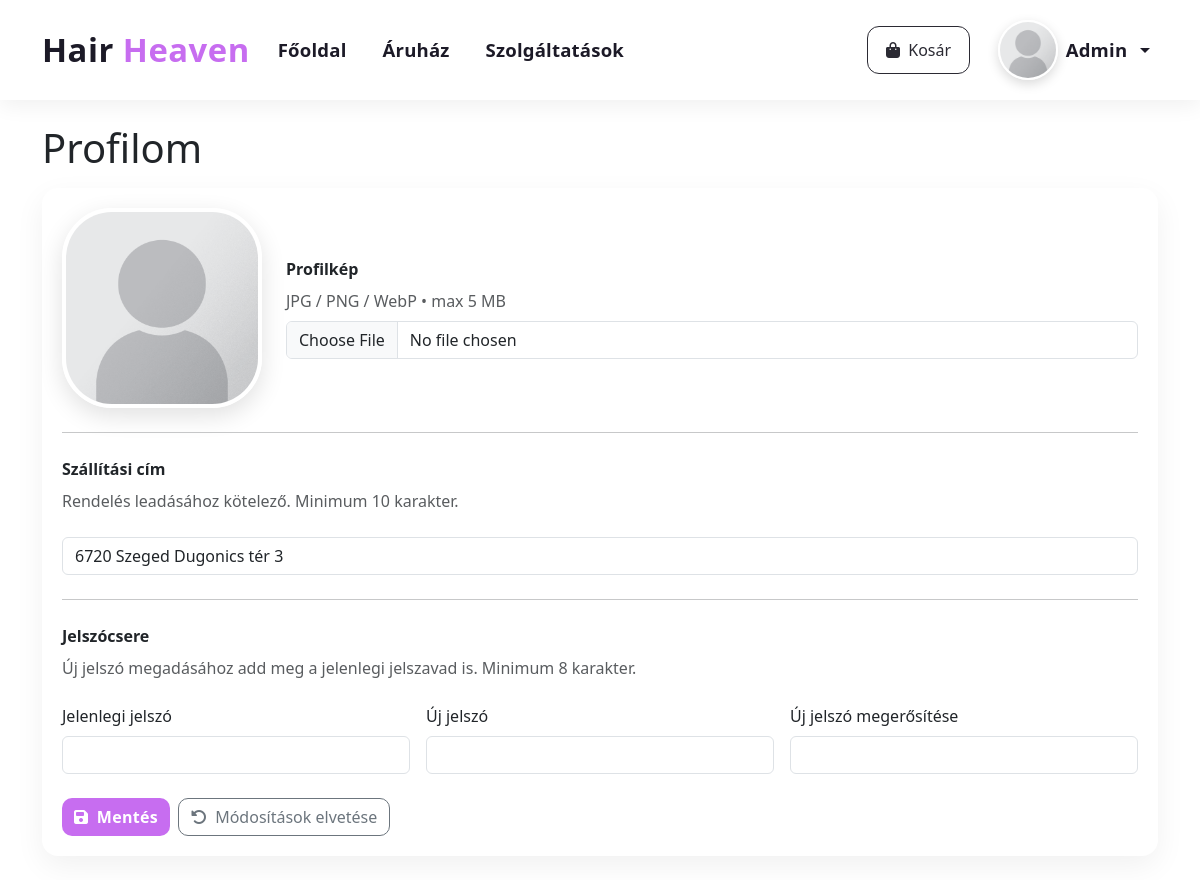
Page /profil.php (signed in) on the committed database.
### tables this page shows
CREATE TABLE `users` (
  `id` int(11) NOT NULL,
  `username` varchar(100) NOT NULL,
  `email` varchar(190) NOT NULL,
  `address` varchar(255) DEFAULT NULL,
  `password_hash` varchar(255) NOT NULL,
  `avatar` varchar(255) DEFAULT NULL,
  `role` enum('owner','customer') NOT NULL DEFAULT 'customer',
  `created_at` datetime NOT NULL DEFAULT current_timestamp(),
  `updated_at` datetime NOT NULL DEFAULT current_timestamp() ON UPDATE current_timestamp()
);

### profil.php (the view, shortened to what this page needs)
<?php
$mysqli   = db();
$userId = (int)$_SESSION['user_id'];
$user = null;
if ($mysqli) {
  $stmt = $mysqli->prepare("SELECT id, username, email, avatar, address FROM users WHERE id = ? LIMIT 1");
  $stmt->bind_param('i', $userId);
  $stmt->execute();
  $res = $stmt->get_result();
  $user = $res->fetch_assoc();
}
$avatarUrl = !empty($user['avatar']) ? $user['avatar'] : '/assets/img/avatar-placeholder.svg';
$addressVal = (string)($user['address'] ?? '');
?>
<!doctype html>
<html lang="hu">
<head>
  <link href="https://cdn.jsdelivr.net/npm/bootstrap@5.3.2/dist/css/bootstrap.min.css" rel="stylesheet">
  <link rel="stylesheet" href="https://cdnjs.cloudflare.com/ajax/libs/font-awesome/6.5.0/css/all.min.css"/>
  <link rel="stylesheet" href="/assets/hairheaven.css">
</head>
<body>
<?php $activePage = 'profile'; include __DIR__ . '/navbar.php'; ?>
<div class="container my-4">
  <h1 class="page-title mb-3">Profilom</h1>
  <form class="profile-card" method="post" enctype="multipart/form-data">
    <div class="row g-4 align-items-center">
      <div class="col-auto">
        <img id="avatarPreview" src="<?= htmlspecialchars($avatarUrl, ENT_QUOTES, 'UTF-8') ?>" alt="Avatar" class="avatar-preview">
      </div>
      <div class="col">
        <div class="form-section-title">Profilkép</div>
        <div class="text-muted mb-2">JPG / PNG / WebP • max 5 MB</div>
        <input class="form-control" type="file" name="avatar" id="avatar" accept="image/png,image/jpeg,image/webp">
      </div>
    </div>
    <hr class="my-4">
    <div class="row g-3">
      <div class="col-12">
        <div class="form-section-title">Szállítási cím</div>
        <div class="text-muted mb-2">Rendelés leadásához kötelező. Minimum 10 karakter.</div>
      </div>
      <div class="col-12">
        <input type="text"
               class="form-control"
               name="address"
               value="<?= htmlspecialchars($addressVal, ENT_QUOTES, 'UTF-8') ?>"
               minlength="10"
               maxlength="255"
               placeholder="Pl.: 1111 Budapest, Példa utca 12. 3/5">
      </div>
    </div>
    <hr class="my-4">
    <div class="row g-3">
      <div class="col-12">
        <div class="form-section-title">Jelszócsere</div>
        <div class="text-muted mb-2">Új jelszó megadásához add meg a jelenlegi jelszavad is. Minimum 8 karakter.</div>
      </div>
      <div class="col-12 col-md-4">
        <label class="form-label">Jelenlegi jelszó</label>
        <input type="password" class="form-control" name="current_password" autocomplete="current-password">
      </div>
      <div class="col-12 col-md-4">
        <label class="form-label">Új jelszó</label>
        <input type="password" class="form-control" name="new_password" autocomplete="new-password" minlength="8">
      </div>
      <div class="col-12 col-md-4">
        <label class="form-label">Új jelszó megerősítése</label>
        <input type="password" class="form-control" name="new_password_confirm" autocomplete="new-password" minlength="8">
      </div>
    </div>
    <div class="d-flex gap-2 mt-4">
      <button class="btn btn-cta text-white" type="submit">
        <i class="fa-solid fa-floppy-disk me-1"></i> Mentés
      </button>
      <button class="btn btn-outline-secondary" type="button" id="discardBtn">
        <i class="fa-solid fa-rotate-left me-1"></i> Módosítások elvetése
      </button>
    </div>
  </form>
</div>
</body>
</html>

### assets/hairheaven.css (style rules this page uses)
:root { --hh-primary:#c76df0; --hh-primary-weak: rgba(199,109,240,.08); --hh-primary-glow: rgba(199,109,240,.22); --hh-dark:#1c1a27; --hh-muted:#6c6a75; --hh-nav-height: 60px; --hh-nav-font: 1.10rem; --hh-nav-brand: 1.95rem; --hh-nav-btn-py: .70rem; --hh-nav-btn-px: 1.10rem; --hh-avatar: 56px; }
@media (min-width: 992px) { :root { --hh-nav-height: 76px; --hh-nav-font: 1.16rem; --hh-nav-brand: 2.05rem; --hh-avatar: 60px; } }
.btn { border-radius:10px; transition:color .15s ease, background-color .15s ease, border-color .15s ease, box-shadow .15s ease, transform .05s ease; }
.btn-cta { background:var(--hh-primary); color:#fff; border:0; font-weight:700; letter-spacing:.3px; }
.btn i { margin-right:.35rem; }
.avatar-preview { width:215px; height:215px; border-radius:25%; object-fit:cover; border:4px solid #fff; box-shadow:0 8px 24px rgba(0,0,0,.12); }
.btn-cta { background:var(--hh-primary); border:0; font-weight:700; letter-spacing:.3px; }

### profil.php (style rules this page uses)
.profile-card { background:#fff; border-radius:16px; padding:20px; box-shadow:0 10px 30px rgba(0,0,0,.06); }
.avatar-preview { width:200px; height:200px; border-radius:25%; object-fit:cover; border:4px solid #fff; box-shadow:0 8px 24px rgba(0,0,0,.12); }
.form-section-title { font-weight:800; margin-bottom:.5rem; }

### rows in the picture
users: avatar (picture), address "6720 Szeged Dugonics tér 3"

### other values in the picture
$username ?: 'Profil' "Admin"
